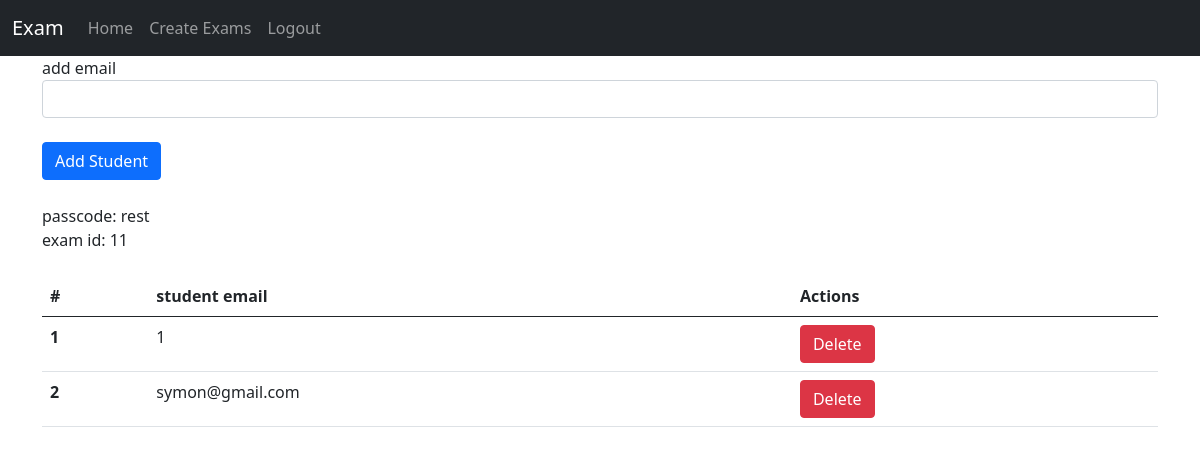
Screenshot of /teacher/students/11/ (signed in) with the database file from the repository.
### apps/teachers/models.py (models this page shows, shortened)
class Exam(models.Model):
    teacher = models.ForeignKey(User, related_name="exams", on_delete=models.CASCADE)
    name = models.CharField(max_length=255)
    duration = models.IntegerField()
    created_on = models.DateTimeField(auto_now=True)
    start_datetime = models.DateTimeField()
    slug = models.SlugField()
    pass_code = models.CharField(max_length=100)
    exam_type = models.CharField(
        max_length=20, choices=(("mc", "multiple choice"), ("essay", "Open Questions"))
    )

class Students(models.Model):
    exam = models.ForeignKey(Exam, related_name="students", on_delete=models.CASCADE)
    student = models.EmailField()

### apps/teachers/views.py (the view, shortened to what this page needs)
# urls.py: path("students/<int:exam_id>/", students_create, name="students_create"),
@login_required
@teacher_required
def students_create(request, exam_id):
    exam = get_object_or_404(Exam, pk=exam_id)
    student_form = StudentForm(request.POST or None)
    students = Students.objects.filter(exam=exam)
    print(student_form.errors.as_json())
    return render(
        request,
        "teachers/register_student.html",
        {"exam": exam, "student_form": student_form, "students": students},
    )

### apps/teachers/forms.py
class StudentForm(forms.ModelForm):
    class Meta:
        model = Students
        fields = ["student"]

### templates/teachers/register_student.html (shortened to what this page needs)
{% extends "index.html" %}
{% block content %}
<br>
<br>
<form action="{% url "students_create" exam.id %}" method="post">
    <label for="emails">add email</label>
    <input class="form-control" type="email" name="student" id="email" required>
    <br>
    <button class="btn btn-primary" type="submit">Add Student</button>
</form><br>
passcode: {{exam.pass_code}}<br>
exam id: {{exam.pk}}<br>
<br>
{% if students %}
<table class="table">
    <thead>
        <tr>
            <th scope="col">#</th>
            <th scope="col">student email</th>
            <th scope="col">Actions</th>
        </tr>
    </thead>
    <tbody>
        {% for student in students %}
        <tr>
            <th scope="row">{{ forloop.counter }}</th>
            <td>{{ student.student }}</td>
            <td>
                <a href="{% url 'delete_student' student.pk exam.id %}" class="btn btn-danger">
                    Delete
                </a>
            </td>
        </tr>
        {% endfor %}
    </tbody>
</table>
  {% else %}
  <h1>No student added yet</h1>
  {% endif %}
{% endblock content %}

### rows the page displays
Exam: pass_code "rest", pk "11"
Students: student "1"
Students: student "symon@gmail.com"
